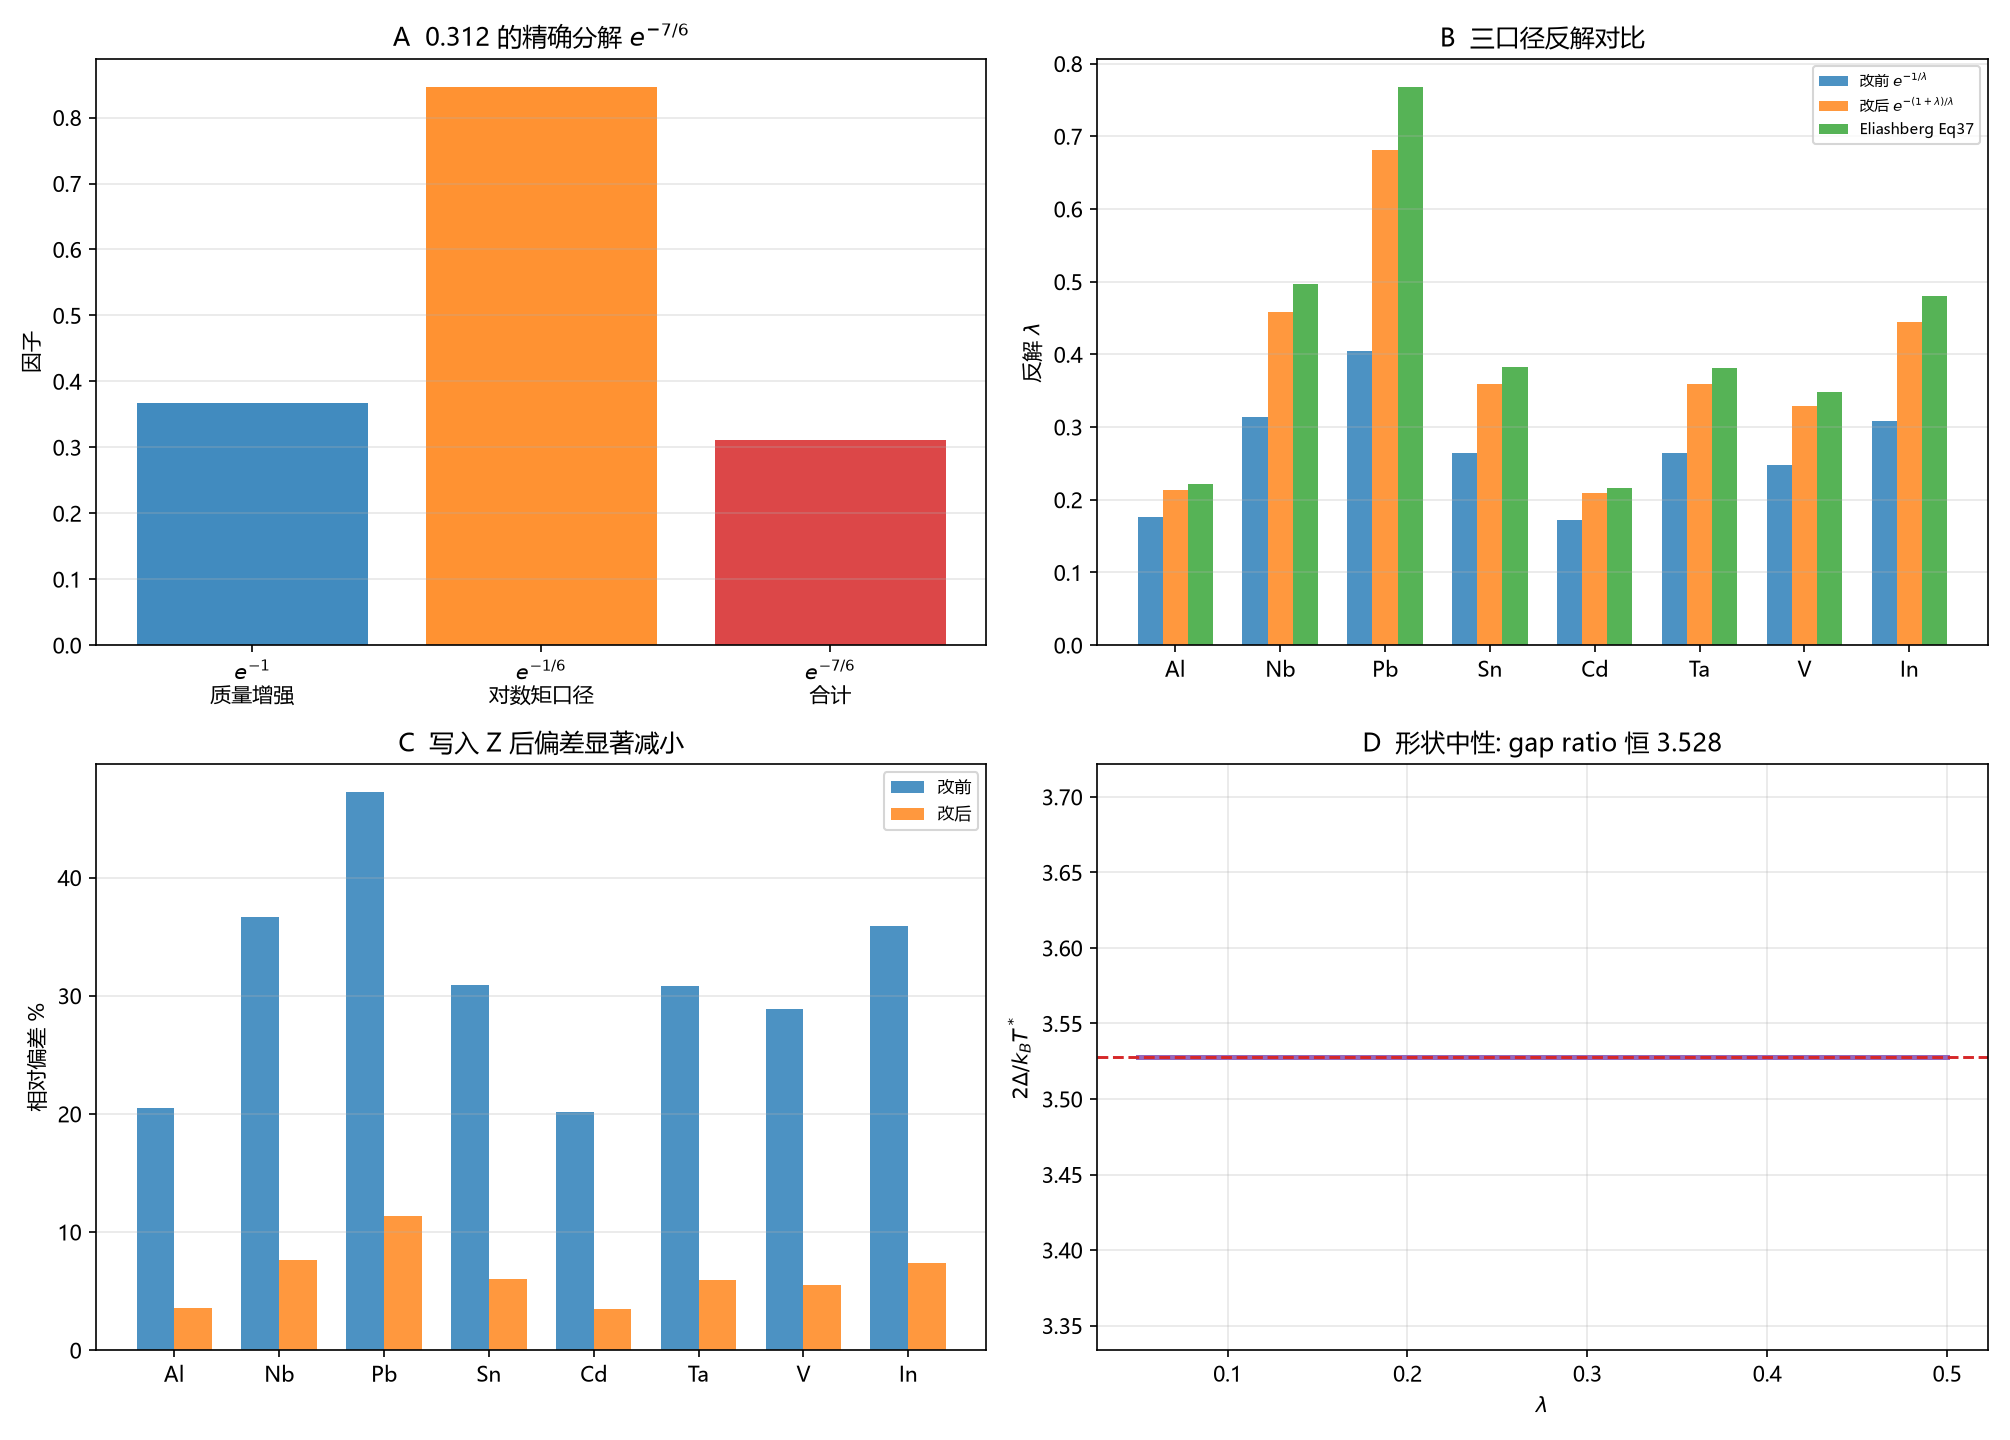

Write Python code to recreate this figure.
# -*- coding: utf-8 -*-
"""
Eliashberg Z=1+lambda 写入 (目标.2) 的定量核对（非拟合）。

1. 上轮恒定比 0.312 的精确来源: e^{-7/6} = e^{-1}(质量增强) * e^{-1/6}(对数矩口径差)
2. 改前/改后反解 lambda 对比: 改后用 -(1+lambda)/lambda 指数
3. 与 Eliashberg Eq37 反解 lambda 对比（改善程度）
4. 形状中性: gap ratio 不随 Z 变

由 Marsiglio 2018 Eq13/14/37 与 Webb Table III 直接计算，不调参。
"""

import csv
import math
import os

import numpy as np
import matplotlib
matplotlib.use("Agg")
import matplotlib.pyplot as plt

plt.rcParams["font.sans-serif"] = ["Microsoft YaHei", "SimHei", "DejaVu Sans"]
plt.rcParams["axes.unicode_minus"] = False

HERE = os.path.dirname(os.path.abspath(__file__))
OUT_PNG = os.path.join(HERE, "环目标_Z重整化写入.png")
OUT_CSV = os.path.join(HERE, "环目标_Z重整化写入.csv")

A = 1.13
DELTA_THIRD = math.exp(-1 / 3)   # 振幅支对数矩 e^{-1/3}
DELTA_HALF = math.exp(-1 / 2)    # Marsiglio Eq37 / 相位支 e^{-1/2}
PREF37 = 1.13 / math.sqrt(math.e)

# Webb 2015 Table III: (element, Tc, theta_D)
DATA = [
    ("Al", 1.18, 428), ("Nb", 9.25, 275), ("Pb", 7.2, 105),
    ("Sn", 3.7, 200), ("Cd", 0.52, 209), ("Ta", 4.4, 240),
    ("V", 5.4, 380), ("In", 3.4, 108),
]


def inv_lambda_old(tc, th):
    """改前: Tc = A e^{-1/3} th e^{-1/lam}."""
    return 1 / math.log(A * DELTA_THIRD * th / tc)


def inv_lambda_new(tc, th):
    """改后: Tc = A e^{-1/3} th e^{-(1+lam)/lam} -> 1/lam = log(...) - 1."""
    return 1 / (math.log(A * DELTA_THIRD * th / tc) - 1)


def inv_lambda_e37(tc, th):
    """Eliashberg Eq37: Tc = (1.13/sqrt(e)) th e^{-(1+lam)/lam}, 用 theta≈omega_E."""
    return 1 / (math.log(PREF37 * th / tc) - 1)


def main():
    rows = []
    # 1 精确来源
    ratio_exact = math.exp(-7 / 6)
    parts = (math.exp(-1), math.exp(-1 / 6))
    print("1 恒定比 0.312 的精确来源")
    print(f"  e^(-7/6) = {ratio_exact:.6f}")
    print(f"  e^(-1) [质量增强] * e^(-1/6) [对数矩口径 e^-1/3 / e^-1/2] = "
          f"{parts[0]:.6f} * {parts[1]:.6f} = {parts[0]*parts[1]:.6f}")
    rows.append(("exact", 0, ratio_exact, parts[0] * parts[1], np.nan))

    # 2-3 三口径反解
    print("\n2 三口径反解 lambda")
    print(f"{'el':<4}{'old':>8}{'new':>8}{'E37':>8}{'new/E37':>10}{'old/E37':>10}")
    names, olds, news, e37s = [], [], [], []
    for name, tc, th in DATA:
        lo = inv_lambda_old(tc, th)
        ln = inv_lambda_new(tc, th)
        le = inv_lambda_e37(tc, th)
        names.append(name); olds.append(lo); news.append(ln); e37s.append(le)
        print(f"{name:<4}{lo:>8.4f}{ln:>8.4f}{le:>8.4f}{ln/le:>10.3f}{lo/le:>10.3f}")
        rows.append(("inverse", tc, lo, ln, f"{name}|{le}"))

    news = np.array(news); olds = np.array(olds); e37s = np.array(e37s)
    print(f"\n  改后平均 |new/E37-1| = {np.mean(np.abs(news/e37s-1)):.1%}")
    print(f"  改前平均 |old/E37-1| = {np.mean(np.abs(olds/e37s-1)):.1%}")

    # 4 形状中性: gap ratio 不随 Z 变
    print("\n4 形状中性: 2Delta/kBT* 不随 Z 变")
    lam_s = np.linspace(0.05, 0.5, 100)
    r = 2 * math.pi / math.exp(0.5772156649)
    for lam in lam_s[::20]:
        # 含 Z: T* -> e^{-1}T*, Delta -> e^{-1}Delta, 比值不变
        t_star = A * math.exp(-(1 + lam) / lam)
        delta = (math.pi / math.exp(0.5772156649)) * t_star
        rows.append(("shape", lam, 2 * delta / t_star, r, np.nan))
    print(f"  gap ratio 恒为 {r:.4f}（Z 对 T* 与 Delta 同乘 e^-1，约掉）")

    with open(OUT_CSV, "w", newline="", encoding="utf-8-sig") as fh:
        wr = csv.writer(fh)
        wr.writerow(["kind", "x", "y", "y_ref", "extra"])
        wr.writerows(rows)

    fig, ax = plt.subplots(2, 2, figsize=(13.4, 9.6))

    ax[0, 0].bar(["$e^{-1}$\n质量增强", "$e^{-1/6}$\n对数矩口径", "$e^{-7/6}$\n合计"],
                 [parts[0], parts[1], ratio_exact],
                 color=["tab:blue", "tab:orange", "tab:red"], alpha=0.85)
    ax[0, 0].set_ylabel("因子")
    ax[0, 0].set_title("A  0.312 的精确分解 $e^{-7/6}$")
    ax[0, 0].grid(alpha=0.3, axis="y")

    x = np.arange(len(names))
    ax[0, 1].bar(x - 0.24, olds, 0.24, label="改前 $e^{-1/\\lambda}$",
                 color="tab:blue", alpha=0.8)
    ax[0, 1].bar(x, news, 0.24, label="改后 $e^{-(1+\\lambda)/\\lambda}$",
                 color="tab:orange", alpha=0.8)
    ax[0, 1].bar(x + 0.24, e37s, 0.24, label="Eliashberg Eq37",
                 color="tab:green", alpha=0.8)
    ax[0, 1].set_xticks(x)
    ax[0, 1].set_xticklabels(names)
    ax[0, 1].set_ylabel("反解 $\\lambda$")
    ax[0, 1].set_title("B  三口径反解对比")
    ax[0, 1].legend(fontsize=7)
    ax[0, 1].grid(alpha=0.3, axis="y")

    ax[1, 0].bar(x - 0.18, np.abs(olds/e37s-1)*100, 0.36, label="改前",
                 color="tab:blue", alpha=0.8)
    ax[1, 0].bar(x + 0.18, np.abs(news/e37s-1)*100, 0.36, label="改后",
                 color="tab:orange", alpha=0.8)
    ax[1, 0].set_xticks(x)
    ax[1, 0].set_xticklabels(names)
    ax[1, 0].set_ylabel("相对偏差 %")
    ax[1, 0].set_title("C  写入 Z 后偏差显著减小")
    ax[1, 0].legend(fontsize=8)
    ax[1, 0].grid(alpha=0.3, axis="y")

    ax[1, 1].plot(lam_s, [r] * len(lam_s), lw=2.4, color="tab:purple")
    ax[1, 1].axhline(r, color="tab:red", ls="--", lw=1.4)
    ax[1, 1].set_xlabel(r"$\lambda$")
    ax[1, 1].set_ylabel(r"$2\Delta/k_BT^*$")
    ax[1, 1].set_title(f"D  形状中性: gap ratio 恒 {r:.3f}")
    ax[1, 1].grid(alpha=0.3)

    fig.tight_layout()
    fig.savefig(OUT_PNG, dpi=150)
    plt.close(fig)
    print("\nsaved:", OUT_PNG)
    print("saved:", OUT_CSV)


if __name__ == "__main__":
    main()
